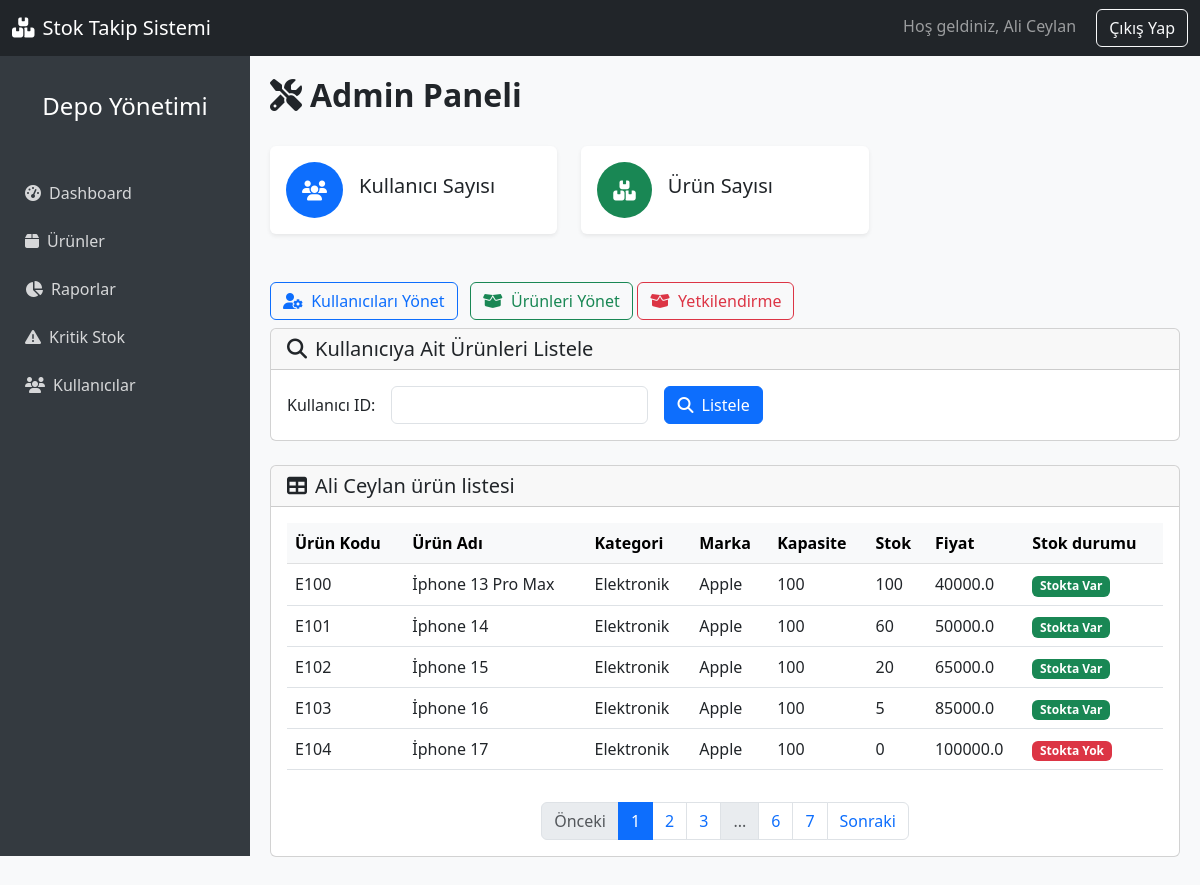
The page /admin/user-products?user_id=1 (signed in) on the database its author committed.
### app.py (models this page shows, shortened)
class User(UserMixin, db.Model):
    id = db.Column(db.Integer, primary_key=True) # essiz id tanimi
    firstName = db.Column(db.String(100), nullable=False) #firstName=form ıcındekı degerı al ve gonder
    lastName = db.Column(db.String(100), nullable=False) #lastName=form ıcındekı degerı al ve gonder
    email = db.Column(db.String(100), unique=True, nullable=False) #email verısı
    role = db.Column(db.String(100), nullable=False, default="User") #role verısı
    phone = db.Column(db.String(15), nullable=False) #phone verısı
    password = db.Column(db.String(100), nullable=False) #password verısı
    confirmPassword = db.Column(db.String(100), nullable=True) #confirmPassword verısı
    urunler = db.relationship('Product', back_populates='user', cascade='all, delete-orphan') #ürünler ile kullanıcı arasında ilişki tanımı

class Product(UserMixin,db.Model):
    id = db.Column(db.Integer, primary_key=True)  # essiz id tanimi
    barkod = db.Column(db.String(100),unique=True ,nullable=False)  # barkod numarasi
    name = db.Column(db.String(100), nullable=False)  # urun adi
    category = db.Column(db.String(50), nullable=False)  # urun kategorisi
    fiyat = db.Column(db.Float, nullable=False)  # urun fiyatı
    marka = db.Column(db.String(50), nullable=False)  # urun markasi
    adet = db.Column(db.Integer, nullable=False)  # urun adedi
    kapasite = db.Column(db.Integer, nullable=False,default=100)  # urun kapasitesi
    user_id = db.Column(db.Integer, db.ForeignKey('user.id'), nullable=False)
    user= db.relationship('User', back_populates='urunler')

### app.py (the view, shortened to what this page needs)
@app.route('/admin/user-products', methods=['GET', 'POST'])
@login_required
def user_products():
    user = None
    page = request.args.get('page', 1, type=int)
    per_page = 5
    user_id = request.args.get('user_id', type=int)
    if user_id:
        user = User.query.get(user_id)
        if user:
            pagination = Product.query.filter_by(user_id=user_id).paginate(page=page, per_page=per_page, error_out=False)
        else:
            flash('Kullanıcı bulunamadı!', 'danger')
            return redirect(url_for('admin_dashboard'))
    else:
        pagination = None
    products = pagination.items if pagination else []
    return render_template('admin_dashboard.html', user=user, products=products, pagination=pagination)

### app.py (called while the page is built)
@login_manager.user_loader
def load_user(id):
    return User.query.get(int(id))

### templates/admin_dashboard.html (shortened to what this page needs)
{% extends "dashboardbase.html" %}
{% block content %}
<div class="d-flex justify-content-between align-items-center mb-4">
  <h2 class="fw-bold"><i class="fas fa-tools me-2"></i>Admin Paneli</h2>
</div>
<div class="row">
  <div class="col-md-6 col-xl-4 mb-4">
    <div class="card shadow-sm border-0">
      <div class="card-body">
        <div class="d-flex align-items-center">
          <div class="bg-primary text-white rounded-circle p-3 me-3">
            <i class="fas fa-users fa-lg"></i>
          </div>
          <div>
            <h5 class="mb-0">Kullanıcı Sayısı</h5>
          </div>
        </div>
      </div>
    </div>
  </div>
  <div class="col-md-6 col-xl-4 mb-4">
    <div class="card shadow-sm border-0">
      <div class="card-body">
        <div class="d-flex align-items-center">
          <div class="bg-success text-white rounded-circle p-3 me-3">
            <i class="fas fa-boxes fa-lg"></i>
          </div>
          <div>
            <h5 class="mb-0">Ürün Sayısı</h5>
          </div>
        </div>
      </div>
    </div>
  </div>
</div>
<div class="mt-4">
  <a href="{{ url_for('users') }}" class="btn btn-outline-primary me-2">
    <i class="fas fa-user-cog me-1"></i> Kullanıcıları Yönet
  </a>
  <a href="{{ url_for('products') }}" class="btn btn-outline-success">
    <i class="fas fa-box-open me-1"></i> Ürünleri Yönet
  </a>
  <a href="{{ url_for('admin_authorization') }}" class="btn btn-outline-danger">
    <i class="fas fa-box-open me-1"></i> Yetkilendirme
  </a>
</div>
<div class="card mb-4 mt-2">
  <div class="card-header">
    <h5 class="mb-0">
      <i class="fas fa-search me-2"></i>Kullanıcıya Ait Ürünleri Listele
    </h5>
  </div>
  <div class="card-body">
    <form method="POST" action="{{ url_for('user_products') }}">
      <div class="row g-3 align-items-center">
        <div class="col-auto">
          <label for="user_id" class="col-form-label">Kullanıcı ID:</label>
        </div>
        <div class="col-auto">
          <input
            type="number"
            id="user_id"
            name="user_id"
            class="form-control"
            required
            min="1"
          />
        </div>
        <div class="col-auto">
          <button type="submit" class="btn btn-primary">
            <i class="fas fa-search me-1"></i> Listele
          </button>
        </div>
      </div>
    </form>
  </div>
</div>
{% if user %}
  {% if products %}
    <div class="card mb-4">
      <div class="card-header">
        <h5 class="mb-0">
          <i class="fas fa-table me-2"></i>{{ user.firstName }} {{ user.lastName }} ürün listesi
        </h5>
      </div>
      <div class="card-body">
        <div class="table-responsive">
          <table class="table table-hover">
            <thead class="table-light">
              <tr>
                <th>Ürün Kodu</th>
                <th>Ürün Adı</th>
                <th>Kategori</th>
                <th>Marka</th>
                <th>Kapasite</th>
                <th>Stok</th>
                <th>Fiyat</th>
                <th>Stok durumu</th>
              </tr>
            </thead>
            <tbody>
              {% for product in products %}
                <tr>
                  <td>{{ product.barkod }}</td>
                  <td>{{ product.name }}</td>
                  <td>{{ product.category }}</td>
                  <td>{{ product.marka }}</td>
                  <td>{{ product.kapasite }}</td>
                  <td>{{ product.adet }}</td>
                  <td>{{ product.fiyat }}</td>
                  {% if product.adet > 0 %}
                    <td><span class="badge bg-success">Stokta Var</span></td>
                  {% else %}
                    <td><span class="badge bg-danger">Stokta Yok</span></td>
                  {% endif %}
                </tr>
              {% endfor %}
            </tbody>
          </table>
        </div>
      </div>
      {% if pagination %}
        <nav>
          <ul class="pagination justify-content-center">
            {% if pagination.has_prev %}
              <li class="page-item">
                <a
                  class="page-link"
                  href="{{ url_for('user_products', user_id=user.id, page=pagination.prev_num) }}"
                  >Önceki</a
                >
              </li>
            {% else %}
              <li class="page-item disabled">
                <span class="page-link">Önceki</span>
              </li>
            {% endif %}
            {% for page in pagination.iter_pages(left_edge=2, right_edge=2, left_current=2, right_current=2) %}
              {% if page %}
                {% if page == pagination.page %}
                  <li class="page-item active">
                    <span class="page-link">{{ page }}</span>
                  </li>
                {% else %}
                  <li class="page-item">
                    <a
                      class="page-link"
                      href="{{ url_for('user_products', user_id=user.id, page=page) }}"
                      >{{ page }}</a
                    >
                  </li>
                {% endif %}
              {% else %}
                <li class="page-item disabled">
                  <span class="page-link">...</span>
                </li>
              {% endif %}
            {% endfor %}
            {% if pagination.has_next %}
              <li class="page-item">
                <a
                  class="page-link"
                  href="{{ url_for('user_products', user_id=user.id, page=pagination.next_num) }}"
                  >Sonraki</a
                >
              </li>
            {% else %}
              <li class="page-item disabled">
                <span class="page-link">Sonraki</span>
              </li>
            {% endif %}
          </ul>
        </nav>
      {% endif %}
    </div>
  {% else %}
    <div class="alert alert-info mt-3" role="alert">
      <i class="fas fa-info-circle me-2"></i>{{ user.firstName }} {{ user.lastName }} kullanıcısına ait ürün bulunamadı.
    </div>
  {% endif %}
{% endif %}
{% endblock %}

### templates/dashboardbase.html (shortened to what this page needs)
<!DOCTYPE html>
<html lang="tr">
  <head>
    <link rel="stylesheet" href="https://cdn.jsdelivr.net/npm/bootstrap@5.3.0/dist/css/bootstrap.min.css"/>
    <link rel="stylesheet" href="https://cdnjs.cloudflare.com/ajax/libs/font-awesome/6.4.0/css/all.min.css"/>
    <link rel="stylesheet" href="{{ url_for('static', filename='dashboard.css') }}?v=1.0">
  </head>
  <body>
    <nav class="navbar navbar-expand-lg navbar-dark bg-dark fixed-top">
      <div class="container-fluid">
        <a class="navbar-brand" href="{{ url_for('home') }}">
          <i class="fas fa-boxes me-2"></i>Stok Takip Sistemi
        </a>
        <div class="auth-buttons">
          {% if current_user.is_authenticated %}
              <span class="navbar-text me-3">Hoş geldiniz, {{ current_user.firstName }} {{ current_user.lastName }}</span>
              <a href="{{ url_for('logout') }}" class="btn btn-outline-light">Çıkış Yap</a>
          {% endif %}
      </div>
    </nav>
    <div class="sidebar" id="sidebar">
      <div class="text-center mb-4 p-3">
        <h4>Depo Yönetimi</h4>
      </div>
      <ul class="nav flex-column">
        <li class="nav-item">
          <a class="nav-link" href="{{ url_for('dashboard') }}">
            <i class="fas fa-tachometer-alt me-2"></i>Dashboard
          </a>
        </li>
        <li class="nav-item">
          <a class="nav-link" href="{{ url_for('products') }}">
            <i class="fas fa-box me-2"></i>Ürünler
          </a>
        </li>
        <li class="nav-item">
          <a class="nav-link" href="{{ url_for('reports') }}">
            <i class="fas fa-chart-pie me-2"></i>Raporlar
          </a>
        </li>
        <li class="nav-item">
          <a class="nav-link" href="{{ url_for('critical_stock') }}">
            <i class="fas fa-exclamation-triangle me-2"></i>Kritik Stok
          </a>
        </li>
        <li class="nav-item">
          <a class="nav-link" href="{{ url_for('users') }}">
            <i class="fas fa-users me-2"></i>Kullanıcılar
          </a>
        </li>
      </ul>
    </div>
    <div class="main-content" id="mainContent">
     {% block content %}
     {% endblock %}
    </div>
  </body>
</html>

### static/dashboard.css (style rules this page uses)
body { padding-top: 56px; background-color: #f8f9fa; }
.sidebar { height: 100vh; position: fixed; left: 0; width: 250px; background-color: #343a40; padding-top: 20px; color: white; transition: transform 0.3s ease; transform: translateX(0); z-index: 1040; }
.sidebar a { color: rgba(255, 255, 255, 0.8); padding: 10px 15px; text-decoration: none; display: block; transition: all 0.2s; border-radius: 4px; margin: 2px 10px; }
.main-content { margin-left: 250px; padding: 20px; transition: margin-left 0.3s ease; }

### rows shown on the page
User: firstName "Ali", lastName "Ceylan"
Product: barkod "E100", name "İphone 13 Pro Max", category "Elektronik", marka "Apple", kapasite "100", adet "100", fiyat "40000.0", shows "Stokta Var"
Product: barkod "E101", name "İphone 14", category "Elektronik", marka "Apple", kapasite "100", adet "60", fiyat "50000.0", shows "Stokta Var"
Product: barkod "E102", name "İphone 15", category "Elektronik", marka "Apple", kapasite "100", adet "20", fiyat "65000.0", shows "Stokta Var"
Product: barkod "E103", name "İphone 16", category "Elektronik", marka "Apple", kapasite "100", adet "5", fiyat "85000.0", shows "Stokta Var"
Product: barkod "E104", name "İphone 17", category "Elektronik", marka "Apple", kapasite "100", adet "0", fiyat "100000.0", shows "Stokta Yok"

### other values the page prints
{{ page }} "1"
{{ page }} "2" "3" "6" "7"
